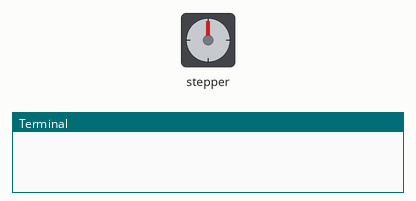
Recording of a program running on a simulated Raspberry Pi (BCM pin numbers). Parts: stepper motor, the last lines printed to the terminal. The stepper is drawn at 2048 steps a turn. At 6.2 s the program stops and its outputs stay as they are.

Above: at 0.15 s.
At 1.66 s:
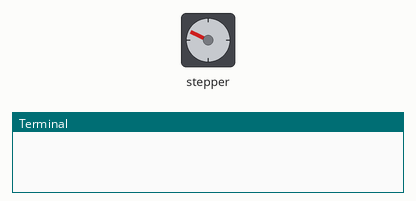
At 3.16 s:
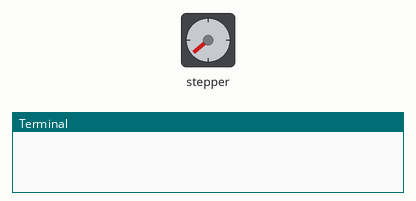
At 6.3 s:
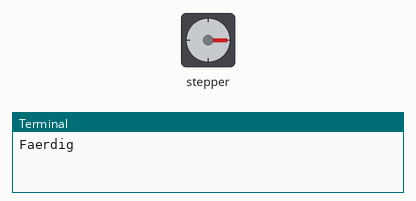
Timing chart, 0 to 7.7 s (numbered marks = the images above):
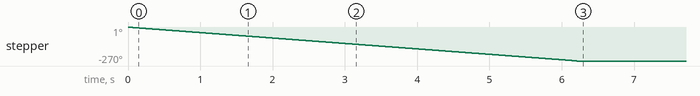

Measured:
- by itself, stepper: turns 270° counter-clockwise in 6.2 s

The program:

reset_motor3.py
```python
import lgpio
import time

# BCM pins for Motor 3 Sko (BOARD 31,33,35,37)
PINS = [6, 13, 19, 26]

HALF_STEP = [
    [1,0,0,0],[1,1,0,0],[0,1,0,0],[0,1,1,0],
    [0,0,1,0],[0,0,1,1],[0,0,0,1],[1,0,0,1],
]

h = lgpio.gpiochip_open(0)
for p in PINS:
    lgpio.gpio_claim_output(h, p, 0)

try:
    sekvens = HALF_STEP[::-1]
    for _ in range(384):
        for trin in sekvens:
            for pin, val in zip(PINS, trin):
                lgpio.gpio_write(h, pin, val)
            time.sleep(0.002)
finally:
    for p in PINS:
        lgpio.gpio_write(h, p, 0)
    lgpio.gpiochip_close(h)

print("Faerdig")
```
